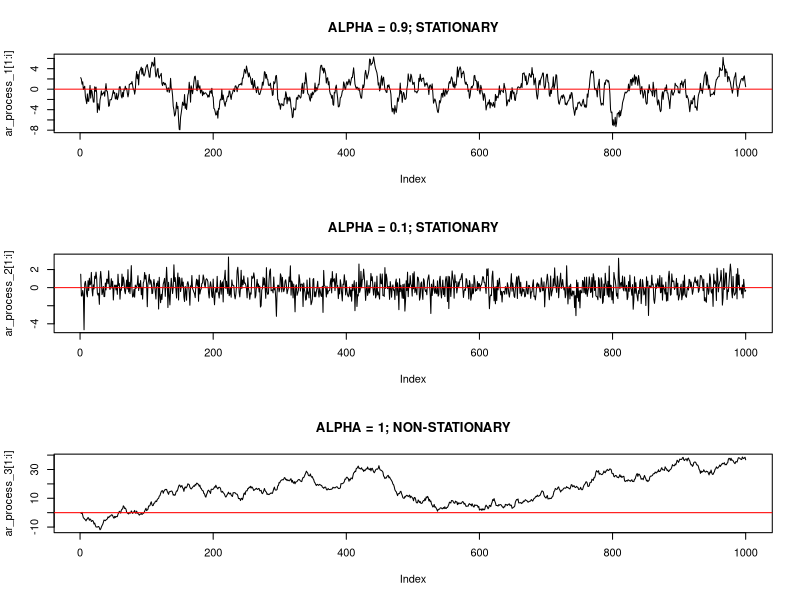
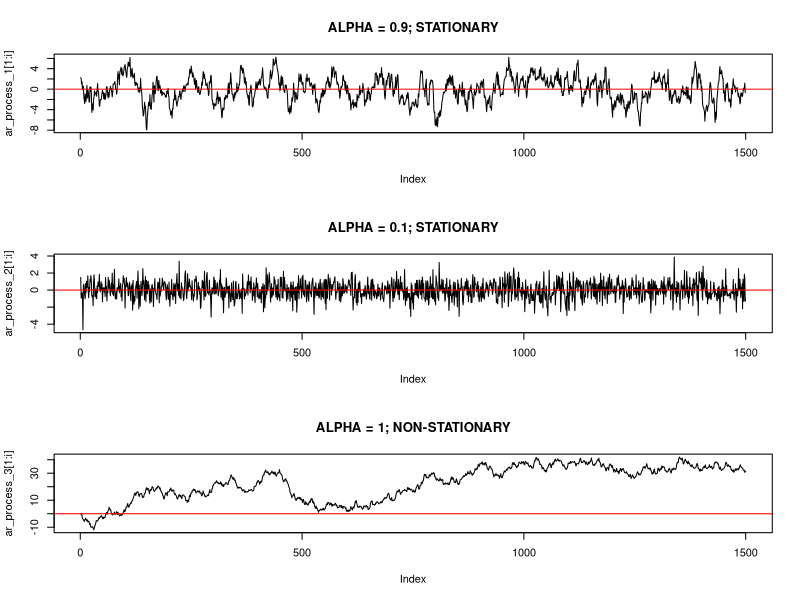
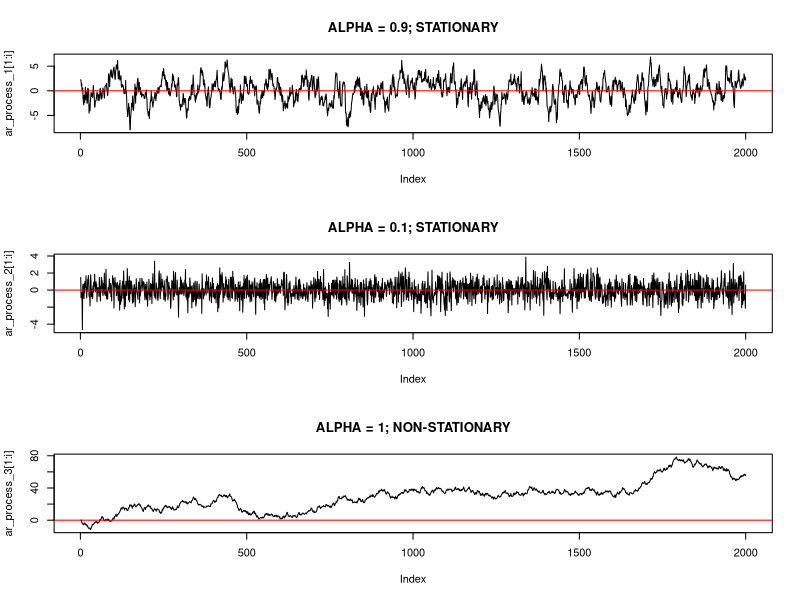
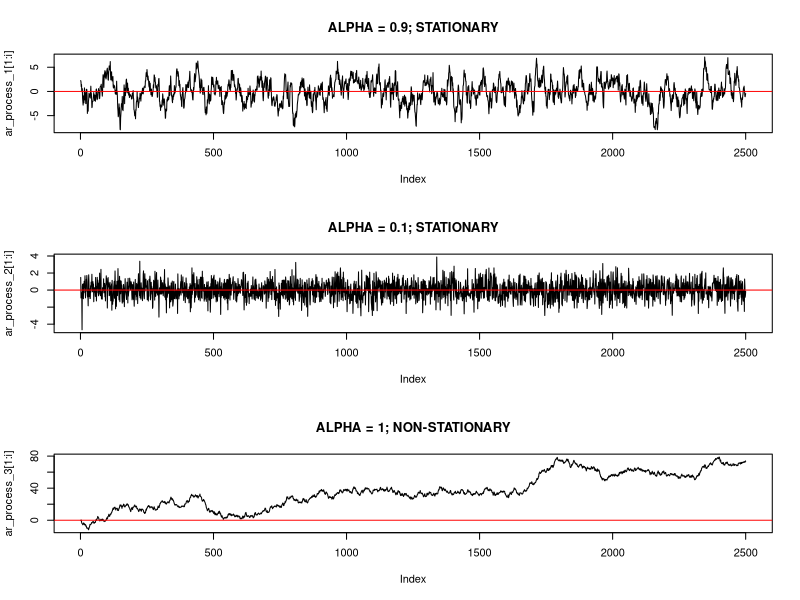
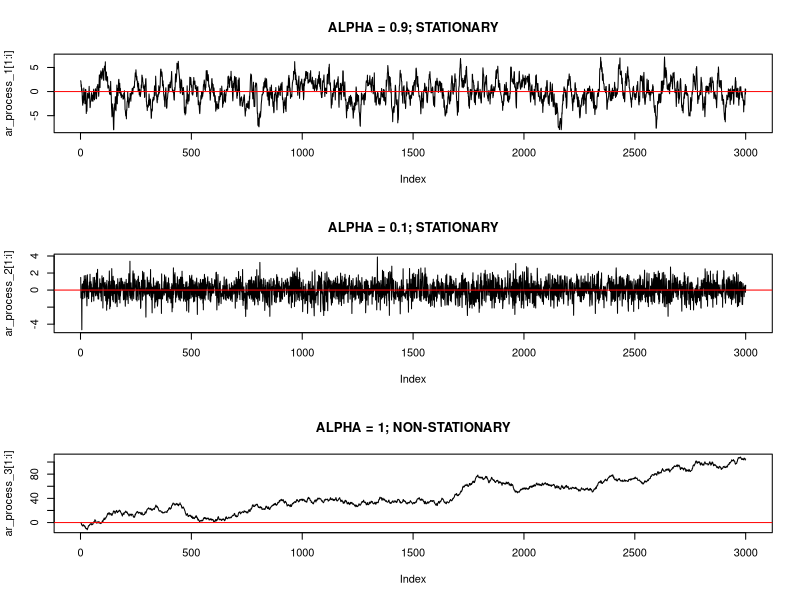
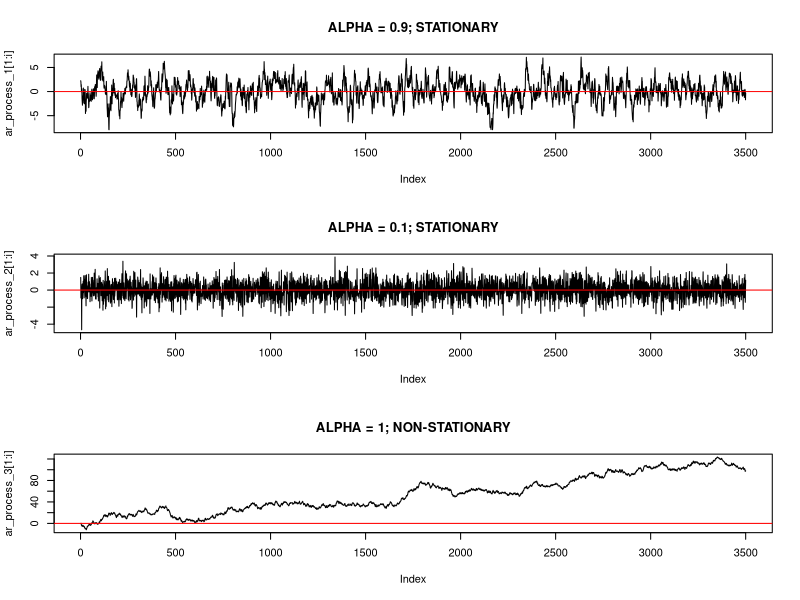
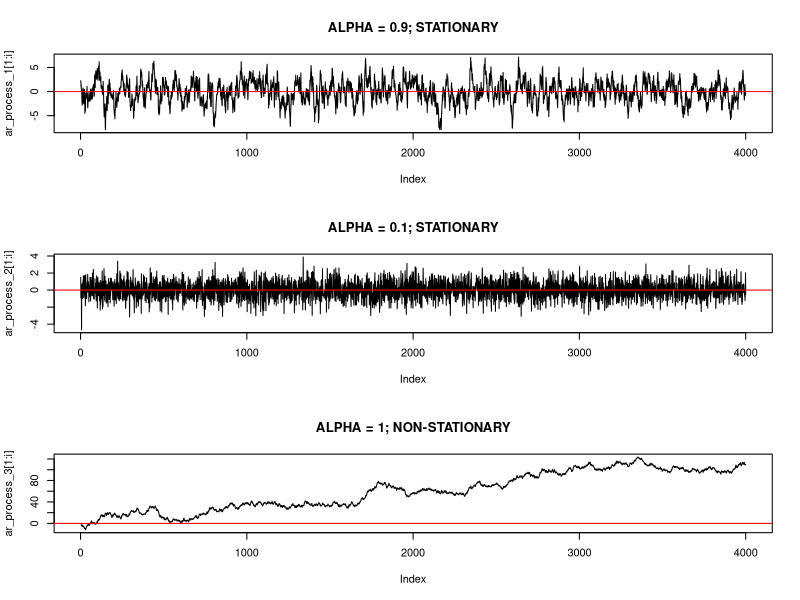
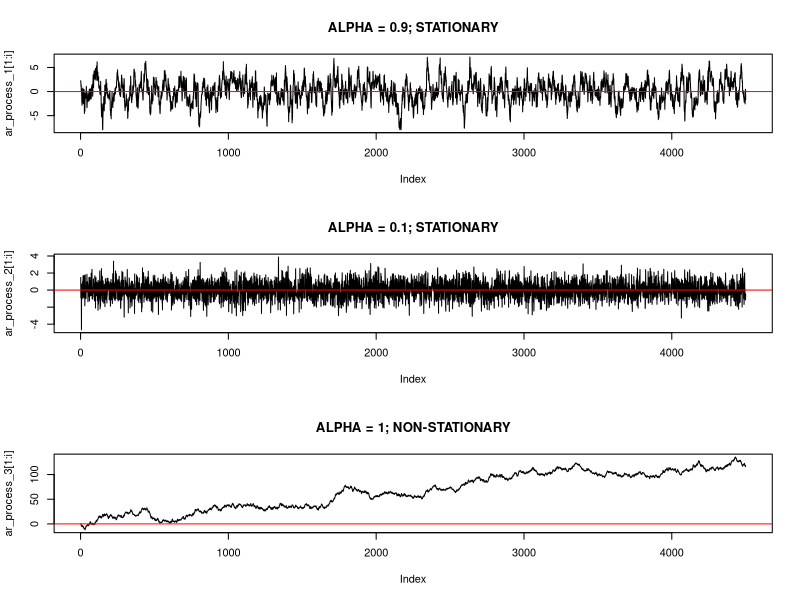

Write R code to recreate these figures, in order.
set.seed(5000)
ar_process_1=c()
ar_process_2=c()
ar_process_3=c()

  n=10000
  new_process_1 <- arima.sim(list(order = c(1, 0, 0), ar = 0.9), n = n, sd = 1)
  ar_process_1=c(ar_process_1,new_process_1)
  
  
  new_process_2 <- arima.sim(list(order = c(1, 0, 0), ar = 0.1), n = n, sd = 1)
  ar_process_2=c(ar_process_2,new_process_2)
  
  
  x=numeric(n)
  for(i in 2:length(x)){
    x[i] <- 1 * x[i - 1] + rnorm(1)
  }
  new_process_3=x
  ar_process_3=c(ar_process_3,new_process_3)

par(mfrow=c(3,1))
  
  for (i in seq(1000,10000,by=500)) {

  Sys.sleep(1)
  print(plot(ar_process_1[1:i],type="l",main = "ALPHA = 0.9; STATIONARY"))
  print(abline(h=0,col="red"))
  print(plot(ar_process_2[1:i],type="l",main = "ALPHA = 0.1; STATIONARY"))
  print(abline(h=0,col="red"))
  print(plot(ar_process_3[1:i],type="l",main = "ALPHA = 1; NON-STATIONARY"))
  print(abline(h=0,col="red"))
  Sys.sleep(3)
  }

  
  

